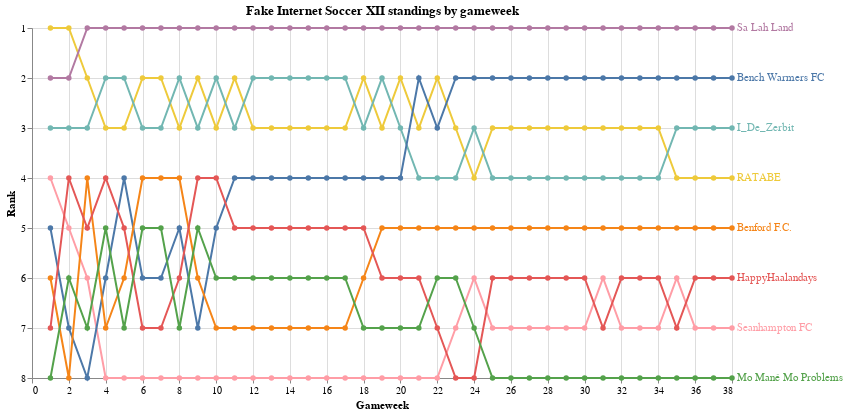

The code cell stored with this chart in its notebook:
### Code cell
data = concat_df#[concat_df.team != "RATABE" ]

chart = alt.Chart(data).mark_line(point=True).encode(
    x = alt.X('gw', scale=alt.Scale(domain=[0, 38]), title="Gameweek"),
    y=alt.Y('rank', aggregate={'argmax': 'gw'}, scale=alt.Scale(domain=[8,1]), title="Rank"),
    color=alt.Color("team", legend=None),
).transform_window(
    rank="rank()",
    sort=[alt.SortField("rank", order="ascending")],
    groupby=["gw"]
).properties(
    title="Fake Internet Soccer XII standings by gameweek",
    width=700,
    height=350,
)

labels = alt.Chart(data).mark_text(
    align='left', dx=5
).encode(
    x = alt.X('max(gw)', scale=alt.Scale(domain=[0, 38])),
    y=alt.Y('rank', aggregate={'argmax': 'gw'}, scale=alt.Scale(domain=[8,1])),
    text='team:N',
    color='team:N',
).transform_window(
    rank="rank()",
    sort=[alt.SortField("rank", order="ascending")],
    groupby=["gw"]
)

chart + labels

### Figure 1 — Vega-Lite specification as saved in the notebook (floating-point values rounded to 4 significant figures; data arrays with more than 128 entries replaced by an {"elided": "..."} marker saying what was removed)
{"config": {"view": {"continuousWidth": 300, "continuousHeight": 300}}, "layer": [{"mark": {"type": "line", "point": true}, "encoding": {"color": {"field": "team", "legend": null, "type": "nominal"}, "x": {"field": "gw", "scale": {"domain": [0, 38]}, "title": "Gameweek", "type": "quantitative"}, "y": {"aggregate": {"argmax": "gw"}, "field": "rank", "scale": {"domain": [8, 1]}, "title": "Rank", "type": "quantitative"}}, "title": "Fake Internet Soccer XII standings by gameweek", "transform": [{"window": [{"op": "rank", "field": "", "as": "rank"}], "groupby": ["gw"], "sort": [{"field": "rank", "order": "ascending"}]}]}, {"mark": {"type": "text", "align": "left", "dx": 5}, "encoding": {"color": {"field": "team", "type": "nominal"}, "text": {"field": "team", "type": "nominal"}, "x": {"aggregate": "max", "field": "gw", "scale": {"domain": [0, 38]}, "type": "quantitative"}, "y": {"aggregate": {"argmax": "gw"}, "field": "rank", "scale": {"domain": [8, 1]}, "type": "quantitative"}}, "transform": [{"window": [{"op": "rank", "field": "", "as": "rank"}], "groupby": ["gw"], "sort": [{"field": "rank", "order": "ascending"}]}]}], "data": {"name": "data-6f205a76717684336e5db186dda6c919"}, "height": 350, "width": 700, "$schema": "https://vega.github.io/schema/vega-lite/v5.8.0.json", "datasets": {"data-6f205a76717684336e5db186dda6c919": {"elided": "304 records"}}}
